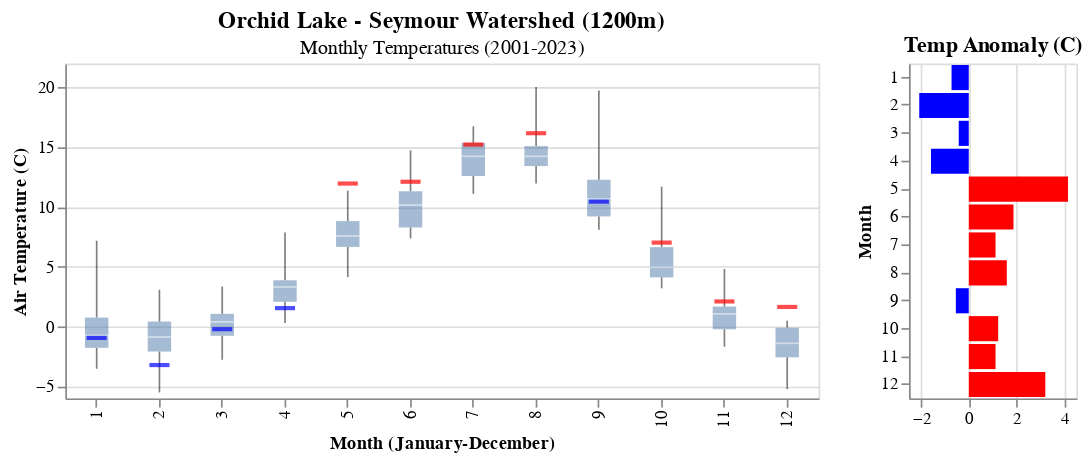

The notebook cell saved with this chart:
### Code cell
title3 = alt.TitleParams(
   text='Orchid Lake - Seymour Watershed (1200m)',
   subtitle="Monthly Temperatures (2001-2023)",
   anchor='middle',
   fontSize=14,
   fontWeight='bold')

# Filter the data for the current year (2023)
orc_data_2023 = orc_monthly[orc_monthly['year'] == 2023]
orc_data_all = orc_monthly[orc_monthly['year'] != 2023]

# Create the boxplot for historical precipitation
orc_boxplot_TA = alt.Chart(orc_data_all, title=title3).mark_boxplot(extent='min-max', opacity=0.5).encode(
    alt.X('month:O', title='Month (January-December)'),  # Display month in "mmm" format
    alt.Y('mean_TA:Q', title='Air Temperature (C)'),
).properties(width=450, height=200)

#Create a base chart for 'Mean_TA' values
orc_mean_ta_line = alt.Chart(orc_data_2023).mark_tick(size=12, thickness=2.5).encode(
    x=alt.X('month:O', title='Month (January-December)'),
    y=alt.Y('mean_TA:Q', title='Air Temperature (C)', scale=alt.Scale(domain=[-6, 22])),
    color=alt.condition(
        alt.datum.TA_Anomaly > 0,
        alt.value("red"),  # The positive color
        alt.value("blue")  # The negative color
    ),
    tooltip=[alt.Tooltip('date', title='Date'), alt.Tooltip('mean_TA', title='Temp')]
).properties(
    width=450, height=200
)

# Create a chart for 'TA_Anomaly'
orc_anomaly_chart = alt.Chart(orc_data_2023).mark_bar().encode(
    x=alt.X('TA_Anomaly:Q', title=None),
    y=alt.Y('month:O', title='Month'),
    color=alt.condition(
        alt.datum.TA_Anomaly > 0,
        alt.value("red"),  # The positive color
        alt.value("blue")  # The negative color
    ),
    tooltip=['TA_Anomaly:Q', 'date:T']
).properties(
    title = 'Temp Anomaly (C)',width=100, height=200
)


# Combine the two charts
orc_combined_TA = orc_boxplot_TA + orc_mean_ta_line
orc_final_chart = orc_combined_TA | orc_anomaly_chart 

orc_final_chart

### Figure 1 — Vega-Lite specification as saved in the notebook (floating-point values rounded to 4 significant figures; data arrays with more than 128 entries replaced by an {"elided": "..."} marker saying what was removed)
{"config": {"view": {"continuousWidth": 400, "continuousHeight": 300}}, "hconcat": [{"layer": [{"data": {"name": "data-99da01891b435df79148d4db7417e1b0"}, "mark": {"type": "boxplot", "extent": "min-max", "opacity": 0.5}, "encoding": {"x": {"field": "month", "title": "Month (January-December)", "type": "ordinal"}, "y": {"field": "mean_TA", "title": "Air Temperature (C)", "type": "quantitative"}}, "height": 200, "title": {"text": "Orchid Lake - Seymour Watershed (1200m)", "anchor": "middle", "fontSize": 14, "fontWeight": "bold", "subtitle": "Monthly Temperatures (2001-2023)"}, "width": 450}, {"data": {"name": "data-ab703ef6ddef1edd946314923ce55906"}, "mark": {"type": "tick", "size": 12, "thickness": 2.5}, "encoding": {"color": {"condition": {"value": "red", "test": "(datum.TA_Anomaly > 0)"}, "value": "blue"}, "tooltip": [{"field": "date", "title": "Date", "type": "temporal"}, {"field": "mean_TA", "title": "Temp", "type": "quantitative"}], "x": {"field": "month", "title": "Month (January-December)", "type": "ordinal"}, "y": {"field": "mean_TA", "scale": {"domain": [-6, 22]}, "title": "Air Temperature (C)", "type": "quantitative"}}, "height": 200, "width": 450}]}, {"data": {"name": "data-ab703ef6ddef1edd946314923ce55906"}, "mark": "bar", "encoding": {"color": {"condition": {"value": "red", "test": "(datum.TA_Anomaly > 0)"}, "value": "blue"}, "tooltip": [{"field": "TA_Anomaly", "type": "quantitative"}, {"field": "date", "type": "temporal"}], "x": {"field": "TA_Anomaly", "title": null, "type": "quantitative"}, "y": {"field": "month", "title": "Month", "type": "ordinal"}}, "height": 200, "title": "Temp Anomaly (C)", "width": 100}], "$schema": "https://vega.github.io/schema/vega-lite/v4.17.0.json", "datasets": {"data-99da01891b435df79148d4db7417e1b0": {"elided": "252 records"}, "data-ab703ef6ddef1edd946314923ce55906": [{"date": "2023-01-01T00:00:00", "mean_TA": -0.94, "year": 2023, "month": 1, "TA": -0.22, "TA_Anomaly": -0.72}, {"date": "2023-02-01T00:00:00", "mean_TA": -3.21, "year": 2023, "month": 2, "TA": -1.15, "TA_Anomaly": -2.07}, {"date": "2023-03-01T00:00:00", "mean_TA": -0.21, "year": 2023, "month": 3, "TA": 0.21, "TA_Anomaly": -0.42}, {"date": "2023-04-01T00:00:00", "mean_TA": 1.55, "year": 2023, "month": 4, "TA": 3.13, "TA_Anomaly": -1.58}, {"date": "2023-05-01T00:00:00", "mean_TA": 11.97, "year": 2023, "month": 5, "TA": 7.82, "TA_Anomaly": 4.15}, {"date": "2023-06-01T00:00:00", "mean_TA": 12.12, "year": 2023, "month": 6, "TA": 10.25, "TA_Anomaly": 1.87}, {"date": "2023-07-01T00:00:00", "mean_TA": 15.23, "year": 2023, "month": 7, "TA": 14.11, "TA_Anomaly": 1.12}, {"date": "2023-08-01T00:00:00", "mean_TA": 16.18, "year": 2023, "month": 8, "TA": 14.59, "TA_Anomaly": 1.59}, {"date": "2023-09-01T00:00:00", "mean_TA": 10.46, "year": 2023, "month": 9, "TA": 11.0, "TA_Anomaly": -0.54}, {"date": "2023-10-01T00:00:00", "mean_TA": 7.03, "year": 2023, "month": 10, "TA": 5.8, "TA_Anomaly": 1.23}, {"date": "2023-11-01T00:00:00", "mean_TA": 2.11, "year": 2023, "month": 11, "TA": 0.98, "TA_Anomaly": 1.12}, {"date": "2023-12-01T00:00:00", "mean_TA": 1.65, "year": 2023, "month": 12, "TA": -1.55, "TA_Anomaly": 3.2}]}}
